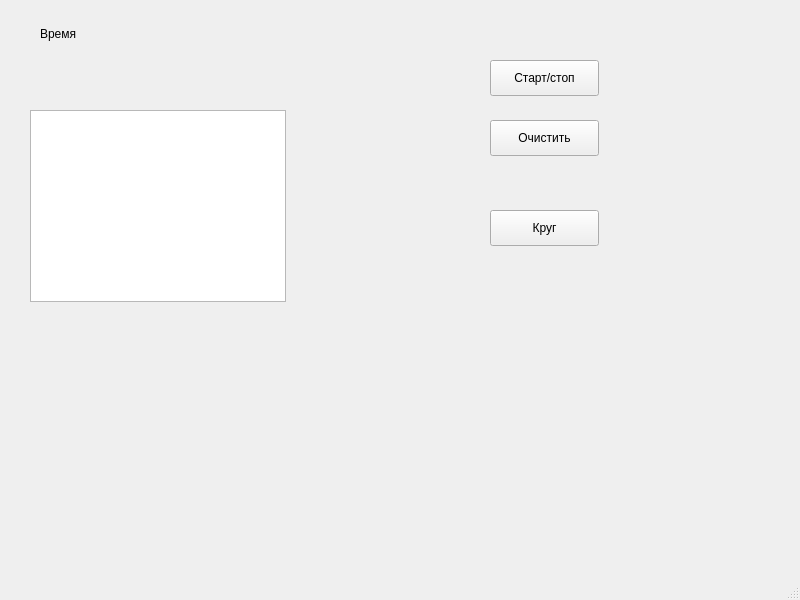
<?xml version="1.0" encoding="UTF-8"?>
<ui version="4.0">
 <class>MainWindow</class>
 <widget class="QMainWindow" name="MainWindow">
  <property name="geometry">
   <rect>
    <x>0</x>
    <y>0</y>
    <width>800</width>
    <height>600</height>
   </rect>
  </property>
  <property name="windowTitle">
   <string>MainWindow</string>
  </property>
  <widget class="QWidget" name="centralwidget">
   <widget class="QLabel" name="lb_time">
    <property name="geometry">
     <rect>
      <x>40</x>
      <y>20</y>
      <width>80</width>
      <height>27</height>
     </rect>
    </property>
    <property name="text">
     <string>Время</string>
    </property>
   </widget>
   <widget class="QTextBrowser" name="tb_time">
    <property name="geometry">
     <rect>
      <x>30</x>
      <y>110</y>
      <width>256</width>
      <height>192</height>
     </rect>
    </property>
   </widget>
   <widget class="QPushButton" name="pb_ss">
    <property name="geometry">
     <rect>
      <x>490</x>
      <y>60</y>
      <width>109</width>
      <height>36</height>
     </rect>
    </property>
    <property name="text">
     <string>Старт/стоп</string>
    </property>
   </widget>
   <widget class="QPushButton" name="pb_clear">
    <property name="geometry">
     <rect>
      <x>490</x>
      <y>120</y>
      <width>109</width>
      <height>36</height>
     </rect>
    </property>
    <property name="text">
     <string>Очистить</string>
    </property>
   </widget>
   <widget class="QPushButton" name="pb_round">
    <property name="geometry">
     <rect>
      <x>490</x>
      <y>210</y>
      <width>109</width>
      <height>36</height>
     </rect>
    </property>
    <property name="text">
     <string>Круг</string>
    </property>
   </widget>
  </widget>
  <widget class="QStatusBar" name="statusbar"/>
 </widget>
 <resources/>
 <connections>
  <connection>
   <sender>pb_round</sender>
   <signal>clicked()</signal>
   <receiver>tb_time</receiver>
   <slot>paste()</slot>
   <hints>
    <hint type="sourcelabel">
     <x>532</x>
     <y>231</y>
    </hint>
    <hint type="destinationlabel">
     <x>283</x>
     <y>262</y>
    </hint>
   </hints>
  </connection>
 </connections>
</ui>
